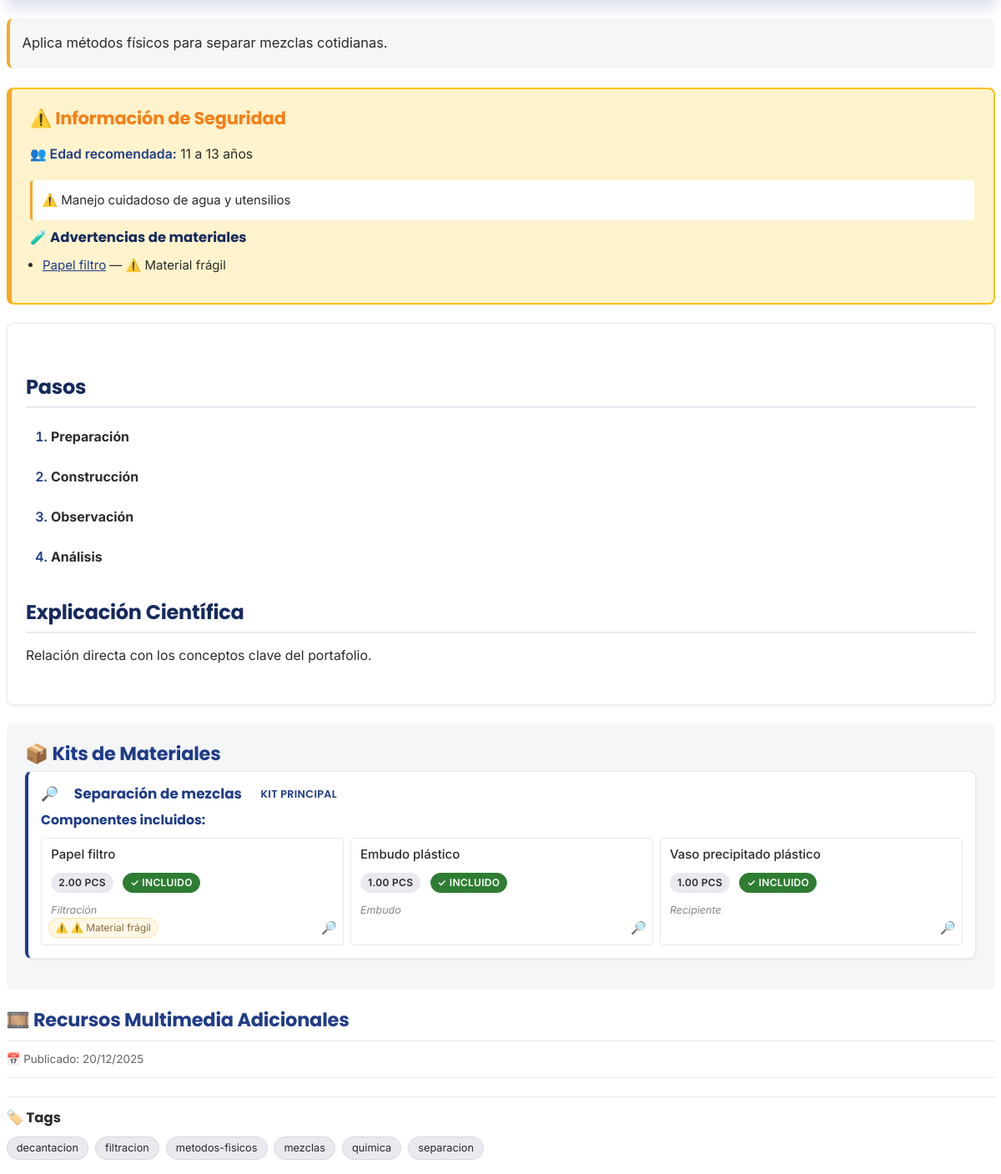
The page /separacion-de-mezclas (middle part) on the database as committed earlier.
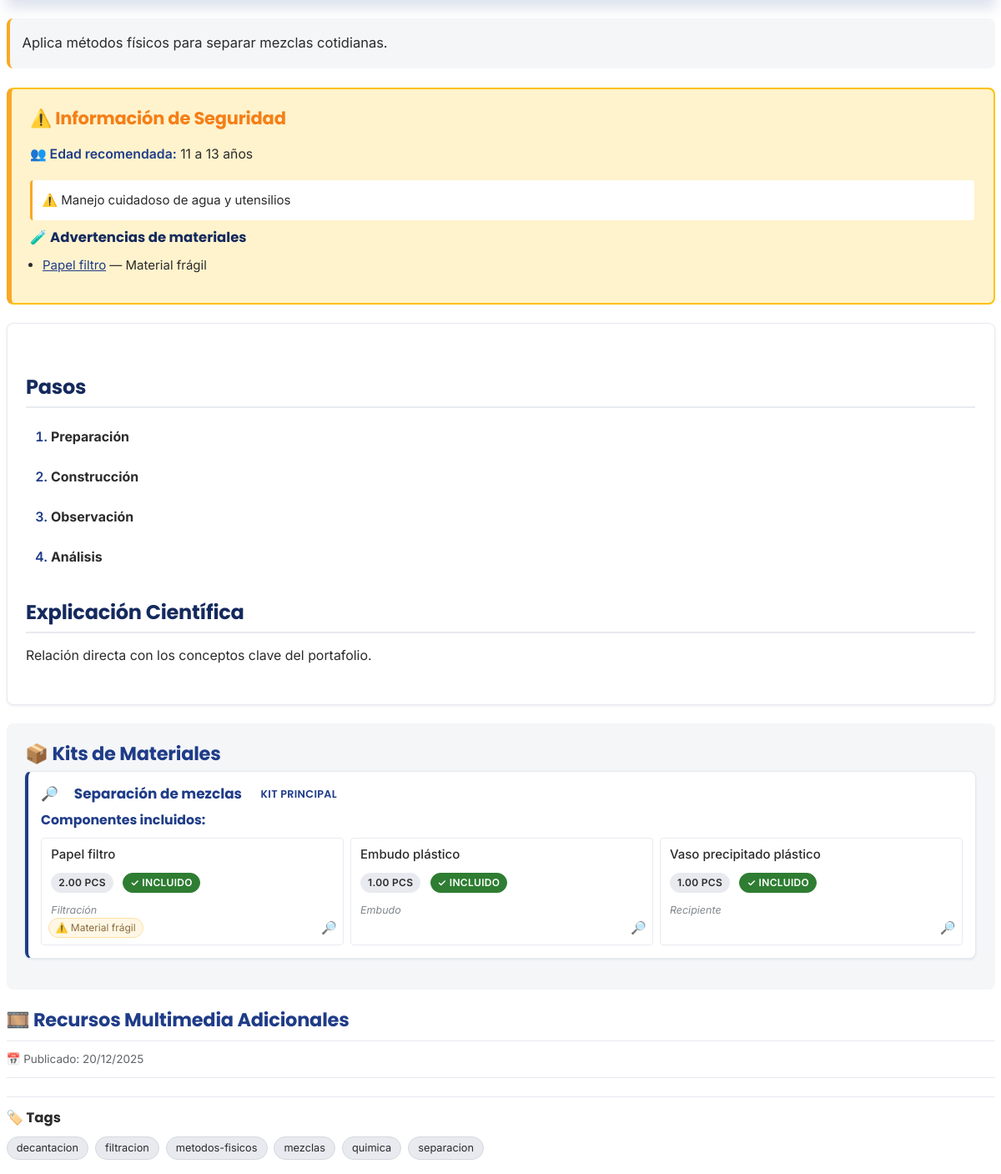
The same page on the database as committed later.
### tables this page shows
CREATE TABLE `kit_componentes` (
  `kit_id` int(11) NOT NULL,
  `item_id` int(11) NOT NULL,
  `cantidad` decimal(10,2) NOT NULL DEFAULT 1.00,
  `es_incluido_kit` tinyint(1) NOT NULL DEFAULT 1,
  `notas` varchar(255) DEFAULT NULL,
  `sort_order` int(11) NOT NULL DEFAULT 0
);

CREATE TABLE `kit_items` (
  `id` int(11) NOT NULL,
  `nombre_comun` varchar(160) NOT NULL,
  `slug` varchar(191) DEFAULT NULL,
  `categoria_id` int(11) DEFAULT NULL,
  `advertencias_seguridad` text DEFAULT NULL,
  `unidad` varchar(32) DEFAULT NULL,
  `sku` varchar(64) DEFAULT NULL
);

### includes/functions.php (called while the page is built, shortened)
<?php
function h($string) {
    return htmlspecialchars((string)$string, ENT_QUOTES, 'UTF-8');
}

### clase.php (the view, shortened to what the changed rows need)
<?php
require_once 'config.php';
require_once 'includes/functions.php';
$slug = isset($_GET['slug']) ? $_GET['slug'] : '';
$stmt = $pdo->prepare("SELECT * FROM clases WHERE slug = ? AND activo = 1");
$stmt->execute([$slug]);
$proyecto = $stmt->fetch();
$stmt = $pdo->prepare("SELECT * FROM guias WHERE clase_id = ? ORDER BY id DESC LIMIT 1");
$stmt->execute([$proyecto['id']]);
$guia = $stmt->fetch();
$stmt = $pdo->prepare("
    SELECT k.*, ck.es_principal, ck.sort_order
    FROM kits k
    JOIN clase_kits ck ON k.id = ck.kit_id
    WHERE ck.clase_id = ?
    ORDER BY ck.es_principal DESC, ck.sort_order ASC
");
$stmt->execute([$proyecto['id']]);
$kits = $stmt->fetchAll();
$materiales_por_kit = [];
foreach ($kits as $kit) {
    $stmt = $pdo->prepare("
        SELECT kc.*, i.nombre_comun, i.slug, i.sku, i.unidad, i.advertencias_seguridad
        FROM kit_componentes kc
        JOIN kit_items i ON kc.item_id = i.id
        WHERE kc.kit_id = ?
        ORDER BY kc.sort_order ASC, i.nombre_comun ASC
    ");
    $stmt->execute([(int)$kit['id']]);
    $materiales_por_kit[$kit['id']] = $stmt->fetchAll(PDO::FETCH_ASSOC);
}
$stmt = $pdo->prepare("SELECT * FROM recursos_multimedia WHERE clase_id = ? ORDER BY sort_order");
$stmt->execute([$proyecto['id']]);
$recursos = $stmt->fetchAll();
include 'includes/header.php';
?>
<div class="container article-page">
    <article>
        <?php
        $has_seguridad = false;
        $seguridad = null;
        if (!empty($proyecto['seguridad'])) {
            $seguridad = json_decode($proyecto['seguridad'], true);
            $has_seguridad = is_array($seguridad) && (!empty($seguridad['edad_min']) || !empty($seguridad['notas']));
        }
        $has_video = !empty($proyecto['video_portada']);
        $kit_warnings = [];
        if (!empty($materiales_por_kit) && is_array($materiales_por_kit)) {
            foreach ($materiales_por_kit as $kId => $items) {
                foreach ($items as $m) {
                    if (!empty($m['advertencias_seguridad'])) {
                        $kit_warnings[] = [
                            'nombre' => $m['nombre_comun'] ?? 'Material',
                            'advertencia' => $m['advertencias_seguridad'],
                            'slug' => $m['slug'] ?? ''
                        ];
                    }
                }
            }
        }
        $has_kit_warnings = count($kit_warnings) > 0;
        ?>
        <?php if ($has_seguridad && $has_video): ?>
        <div class="intro-row">
            <section class="video-portada-section">
                <h2>🎥 Video Introductorio</h2>
                <div class="video-wrapper">
                    <iframe src="<?= h($proyecto['video_portada']) ?>" title="Video de <?= h($proyecto['nombre']) ?>" allowfullscreen></iframe>
                </div>
            </section>
            <section class="safety-info">
                <h2 class="safety-title">⚠️ Información de Seguridad</h2>
                <div class="safety-content">
                    <?php if (!empty($seguridad['edad_min']) && !empty($seguridad['edad_max'])): ?>
                        <p class="edad-recomendada"><strong>👥 Edad recomendada:</strong> <?= (int)$seguridad['edad_min'] ?> a <?= (int)$seguridad['edad_max'] ?> años</p>
                    <?php endif; ?>
                    <?php if (!empty($seguridad['notas'])): ?>
                        <div class="safety-notes"><?= nl2br(h($seguridad['notas'])) ?></div>
                    <?php endif; ?>
                    <?php if ($has_kit_warnings): ?>
                        <div class="safety-kits-inline">
                            <h3 class="safety-subtitle">🧪 Advertencias de materiales</h3>
                            <ul class="safety-kit-list">
                                <?php foreach ($kit_warnings as $kw): ?>
                                    <li>
                                        <?php if (!empty($kw['slug'])): ?>
                                            <a href="/<?= h($kw['slug']) ?>" title="Ver componente" aria-label="Ver componente <?= h($kw['nombre']) ?>"><?= h($kw['nombre']) ?></a>
                                        <?php else: ?>
                                            <strong><?= h($kw['nombre']) ?></strong>
                                        <?php endif; ?>
                                        <span>— <?= nl2br(h($kw['advertencia'])) ?></span>
                                    </li>
                                <?php endforeach; ?>
                            </ul>
                        </div>
                    <?php endif; ?>
                </div>
            </section>
        </div>
        <?php else: ?>
            <?php if ($has_seguridad): ?>
            <section class="safety-info">
                <h2 class="safety-title">⚠️ Información de Seguridad</h2>
                <div class="safety-content">
                    <?php if ($has_kit_warnings): ?>
                        <div class="safety-kits-inline">
                            <ul class="safety-kit-list">
                                <?php foreach ($kit_warnings as $kw): ?>
                                    <li>
                                        <?php if (!empty($kw['slug'])): ?>
                                            <a href="/<?= h($kw['slug']) ?>" title="Ver componente" aria-label="Ver componente <?= h($kw['nombre']) ?>"><?= h($kw['nombre']) ?></a>
                                        <?php else: ?>
                                            <strong><?= h($kw['nombre']) ?></strong>
                                        <?php endif; ?>
                                        <span>— <?= nl2br(h($kw['advertencia'])) ?></span>
                                    </li>
                                <?php endforeach; ?>
                            </ul>
                        </div>
                    <?php endif; ?>
                </div>
            </section>
            <?php endif; ?>
        <?php endif; ?>
        <section class="article-content">
            <?php if (!empty($proyecto['contenido_html'])): ?>
                <div class="article-body">
                    <?= $proyecto['contenido_html'] ?>
                </div>
            <?php elseif ($guia): ?>
                <div class="article-body">
                    <?php if (!empty($guia['pasos'])): ?>
                        <h2>Pasos</h2>
                    <?php endif; ?>
                    <?php if (!empty($guia['explicacion_cientifica'])): ?>
                        <h2>Explicación Científica</h2>
                    <?php endif; ?>
                </div>
            <?php else: ?>
                <p class="no-content">El contenido detallado de esta clase se encuentra en desarrollo. Por favor contacta a tu docente para más información.</p>
            <?php endif; ?>
        </section>
        <?php if (!empty($kits)): ?>
        <section class="kits-section">
            <h2>📦 Kits de Materiales</h2>
            <?php foreach ($kits as $kit): ?>
                <div class="kit-card">
                    <div class="kit-header">
                        <h3>
                            <a href="/<?= h($kit['slug'] ?? '') ?>" style="text-decoration:none;">
                                <?= h($kit['nombre']) ?>
                            </a>
                            <a href="/<?= h($kit['slug'] ?? '') ?>" class="icon-link" title="Ver kit" aria-label="Ver kit <?= h($kit['nombre']) ?>" style="margin-left:8px;">
                                🔎
                            </a>
                            <?php if (!empty($kit['es_principal'])): ?>
                                <span class="badge badge-primary">Kit Principal</span>
                            <?php else: ?>
                                <span class="badge badge-secondary">Kit Opcional</span>
                            <?php endif; ?>
                        </h3>
                    </div>
                    <?php if (!empty($materiales_por_kit[$kit['id']])): ?>
                        <h4>Componentes incluidos:</h4>
                        <ul class="materials-list">
                            <?php foreach ($materiales_por_kit[$kit['id']] as $m): ?>
                                <li>
                                    <span class="material-name"><?= h($m['nombre_comun']) ?></span>
                                    <?php if (!empty($m['slug'])): ?>
                                        <a href="/<?= h($m['slug']) ?>" class="icon-link" title="Ver componente" aria-label="Ver componente <?= h($m['nombre_comun']) ?>" style="margin-left:6px; text-decoration:none;">🔎</a>
                                    <?php endif; ?>
                                    <?php if (!empty($m['advertencias_seguridad'])): ?>
                                        <small class="material-warning">⚠️ <?= h($m['advertencias_seguridad']) ?></small>
                                    <?php endif; ?>
                                    <?php if (!empty($m['cantidad'])): ?>
                                        <span class="badge"><?= h($m['cantidad']) ?> <?= h($m['unidad'] ?? '') ?></span>
                                    <?php endif; ?>
                                    <?php if (isset($m['es_incluido_kit'])): ?>
                                        <?php if ((int)$m['es_incluido_kit'] === 1): ?>
                                            <span class="badge badge-success">✓ Incluido</span>
                                        <?php else: ?>
                                            <span class="badge badge-danger">No incluido</span>
                                        <?php endif; ?>
                                    <?php endif; ?>
                                    <?php if (!empty($m['notas'])): ?>
                                        <small class="material-notes"><?= h($m['notas']) ?></small>
                                    <?php endif; ?>
                                </li>
                            <?php endforeach; ?>
                        </ul>
                    <?php endif; ?>
                </div>
            <?php endforeach; ?>
        </section>
        <?php endif; ?>
        <?php if (!empty($recursos)): ?>
        <section class="multimedia">
            <h2>🎞️ Recursos Multimedia Adicionales</h2>
        </section>
        <?php endif; ?>
    </article>
</div>
<?php include 'includes/footer.php'; ?>

Rows that differ between the two databases and show on the page:
changed through a linked row, kit_componentes "Filtración": item.advertencias_seguridad "⚠️ Material frágil" → "Material frágil"
